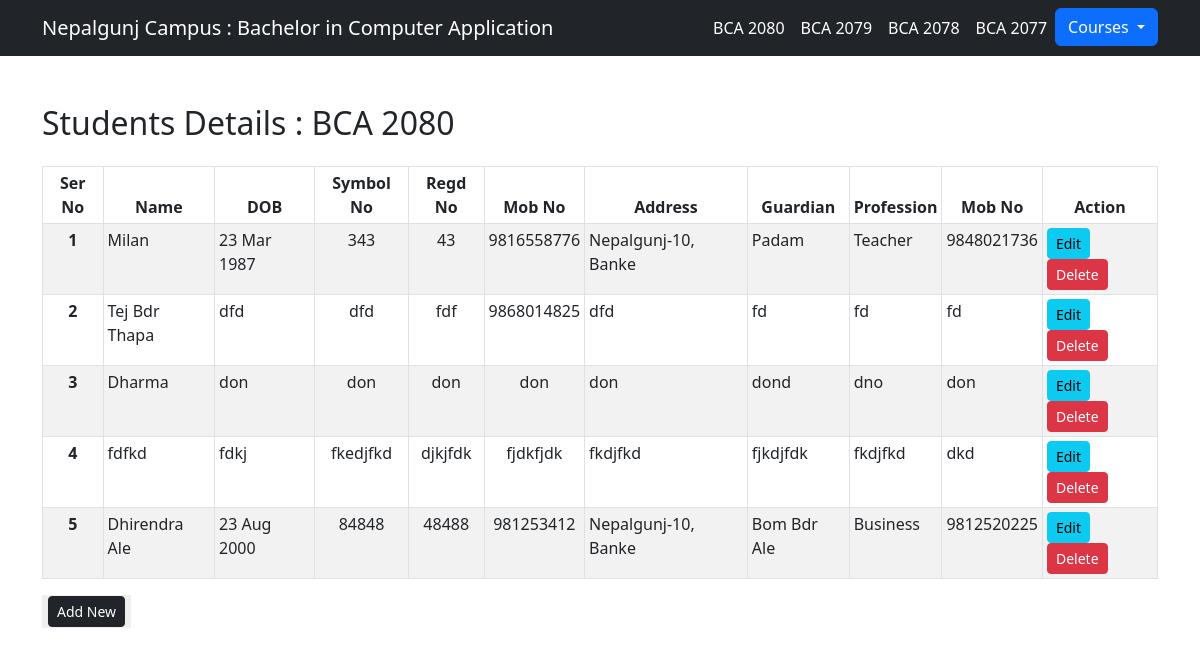
Page /bca/bca80 on the committed database.
### bca/models.py (models this page shows, shortened)
class Bca_2080(models.Model):
    name = models.CharField(max_length=50)
    dob = models.CharField(max_length=30)
    symbol = models.CharField(max_length=20)
    reg = models.CharField(max_length=50)
    mob = models.CharField(max_length=10)
    add = models.CharField(max_length=60)
    guardian = models.CharField(max_length=50)
    prof = models.CharField(max_length=50)
    mobs = models.CharField(max_length=10)
    class Meta:
        db_table = "bca2080"

### bca/views.py (the view)
# urls.py: path("/bca80", views.bca80, name="bca80"),
def bca80(request):
    da = Bca_2080.objects.all()
    return render(request, "bca/bca80.html", {'da':da})

### bca/templates/bca/bca80.html (shortened to what this page needs)
{% extends 'bca/base.html' %}
 {% block title %}
<link rel="stylesheet" href="https://cdn.datatables.net/2.1.8/css/dataTables.dataTables.css" />
<link rel="stylesheet" href="//cdn.datatables.net/2.1.8/css/dataTables.dataTables.min.css">
  {% endblock %}
{% block content %}
  <body>
    <div class="container" >
        <h2 class="mb-4 mt-5">Students Details : BCA 2080</h2>
         <table class="table table-striped table table-bordered table-hover table-sm font-size: smaller" id="myTable">
            <thead>
                <tr>
                    <th scope="col" style="text-align: center">Ser No</th>
                    <th scope="col" style="text-align: center">Name</th>
                    <th scope="col" style="text-align: center">DOB</th>
                    <th scope="col" style="text-align: center">Symbol No</th>
                    <th scope="col" style="text-align: center">Regd No</th>
                    <th scope="col" style="text-align: center">Mob No</th>
                    <th scope="col" style="text-align: center">Address</th>
                    <th scope="col" style="text-align: center">Guardian</th>
                    <th scope="col" style="text-align: center">Profession</th>
                    <th scope="col" style="text-align: center">Mob No</th>
                    <th scope="col" style="text-align: center">Action</th>
                </tr>
            </thead>
            <tbody>
                 {% for dq in da %}
                <tr>
                    <th scope="row" style="text-align: center">{{forloop.counter}}</th>
                    <td>{{dq.name}}</td>
                    <td>{{dq.dob}}</td>
                    <td style="text-align: center">{{dq.symbol}}</td>
                    <td style="text-align: center">{{dq.reg}}</td>
                    <td style="text-align: center">{{dq.mob}}</td>
                    <td>{{dq.add}}</td>
                    <td>{{dq.guardian}}</td>
                    <td>{{dq.prof}}</td>
                    <td>{{dq.mobs}}</td>
                    <td>
                         <a href="{% url 'editbca80' dq.id %}" class="btn btn-info btn-sm">Edit</a>
                        <form action="{% url 'delbca80' dq.id %}" method="post" class="d-inline">
                            <input type="submit" class="btn btn-danger btn-sm" value="Delete">
                        </form>
                    </td>
                </tr>
                {% endfor %}
            </tbody>
        </table>
            <button style="border: none">
            <a class="btn btn-dark btn-sm" style="text-align:center" href="{% url 'formbca80' %}">Add New</a>
            </button>
    </div>
{% endblock %}

### rows in the picture
Bca_2080: name "Milan", dob "23 Mar 1987", symbol "343", reg "43", mob "9816558776", add "Nepalgunj-10, Banke", guardian "Padam", prof "Teacher", mobs "9848021736"
Bca_2080: name "Tej Bdr Thapa", dob "dfd", symbol "dfd", reg "fdf", mob "9868014825", add "dfd", guardian "fd", prof "fd", mobs "fd"
Bca_2080: name "Dharma", dob "don", symbol "don", reg "don", mob "don", add "don", guardian "dond", prof "dno", mobs "don"
Bca_2080: name "fdfkd", dob "fdkj", symbol "fkedjfkd", reg "djkjfdk", mob "fjdkfjdk", add "fkdjfkd", guardian "fjkdjfdk", prof "fkdjfkd", mobs "dkd"
Bca_2080: name "Dhirendra Ale", dob "23 Aug 2000", symbol "84848", reg "48488", mob "981253412", add "Nepalgunj-10, Banke", guardian "Bom Bdr Ale", prof "Business", mobs "9812520225"
